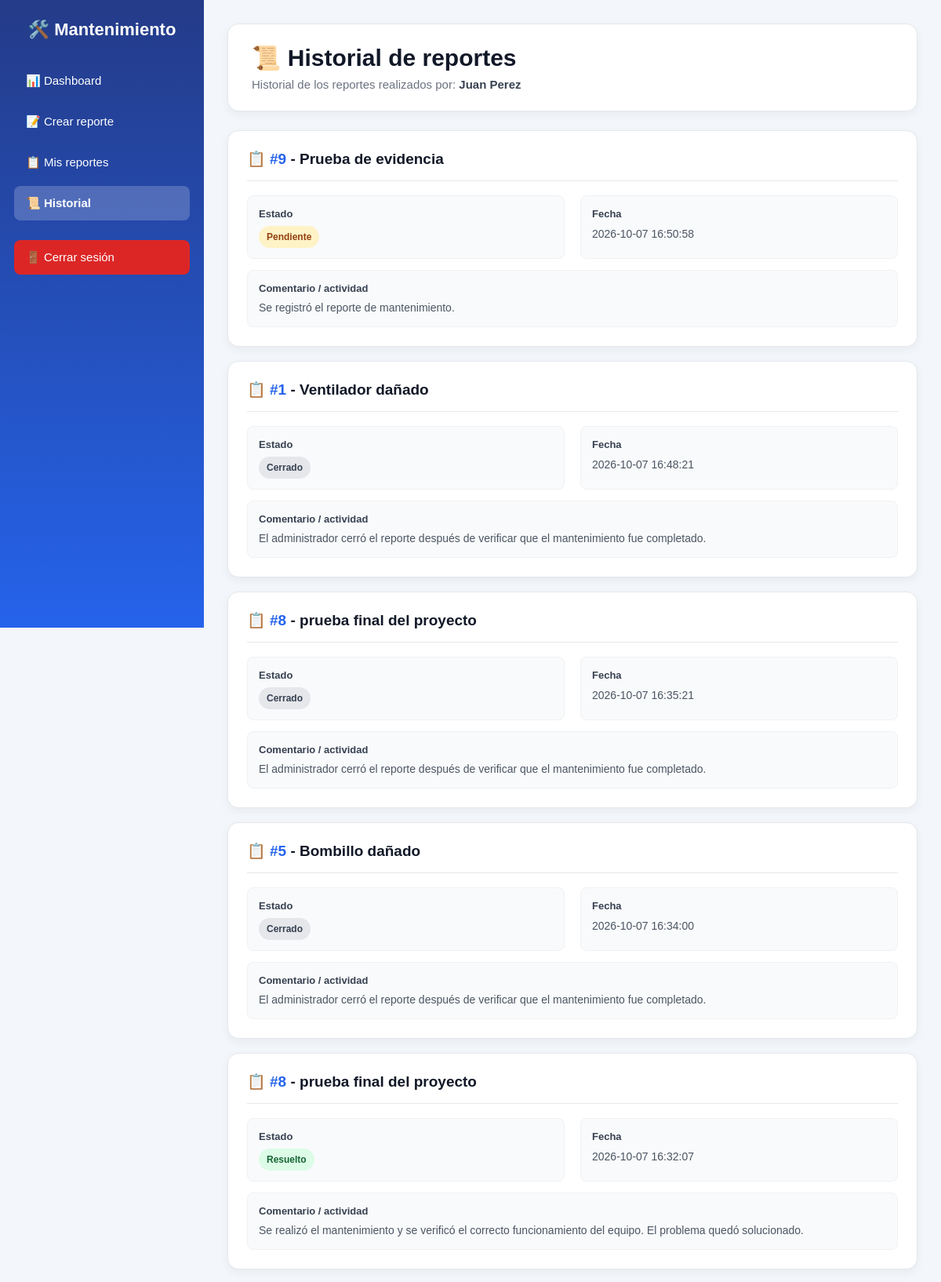
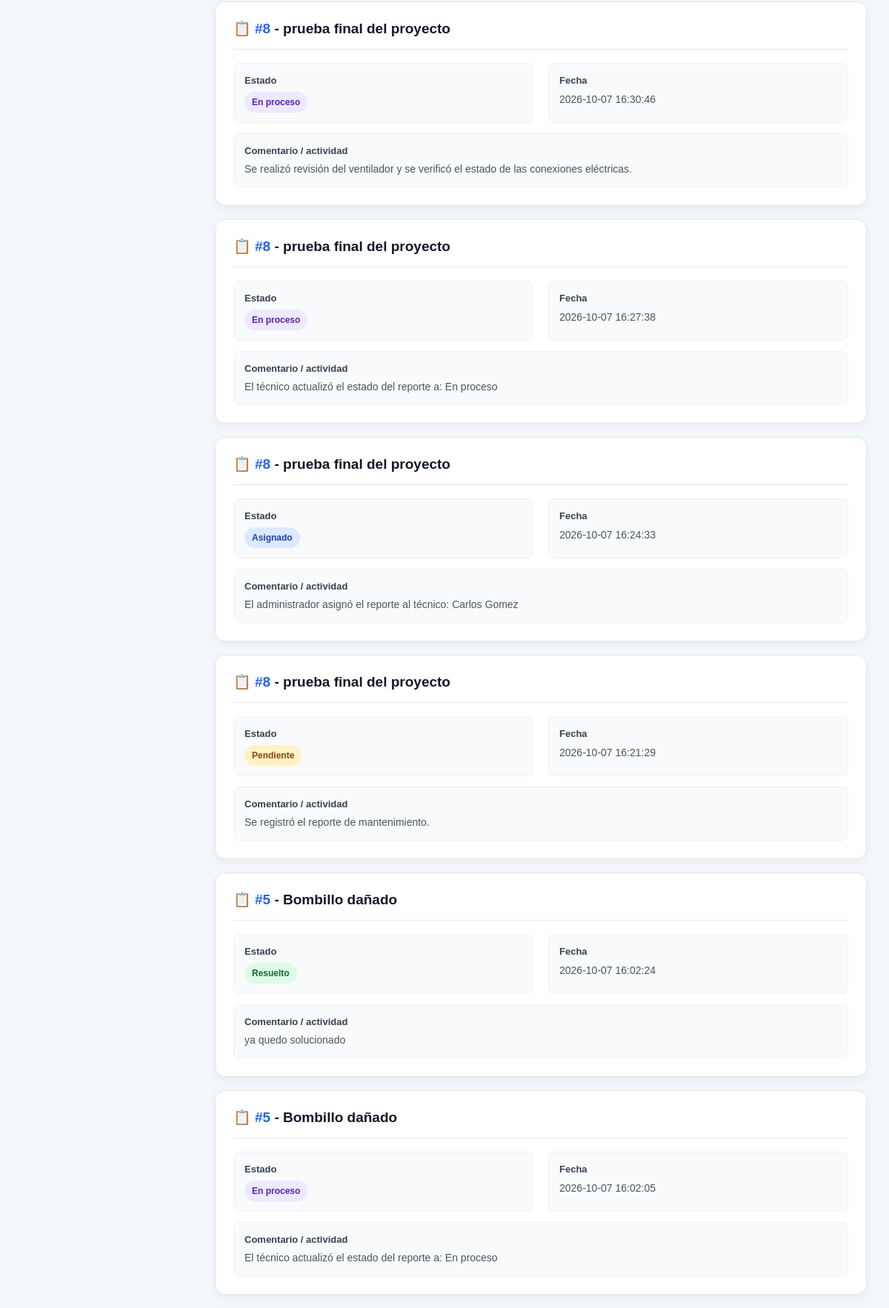
Page /frontend/dashboard/historial.php (signed in, upper part) on the committed database (2 pictures, top to bottom).
### tables this page shows
CREATE TABLE `seguimientos` (
  `id_seguimiento` int NOT NULL AUTO_INCREMENT,
  `id_reporte` int NOT NULL,
  `id_usuario` int NOT NULL,
  `id_estado` int NOT NULL,
  `comentario` text,
  `fecha` datetime NOT NULL DEFAULT CURRENT_TIMESTAMP,
  PRIMARY KEY (`id_seguimiento`),
  KEY `fk_seguimiento_reporte` (`id_reporte`),
  KEY `fk_seguimiento_usuario` (`id_usuario`),
  KEY `fk_seguimiento_estado` (`id_estado`),
  CONSTRAINT `fk_seguimiento_estado` FOREIGN KEY (`id_estado`) REFERENCES `estados` (`id_estado`) ON DELETE RESTRICT ON UPDATE CASCADE,
  CONSTRAINT `fk_seguimiento_reporte` FOREIGN KEY (`id_reporte`) REFERENCES `reportes` (`id_reporte`) ON DELETE CASCADE ON UPDATE CASCADE,
  CONSTRAINT `fk_seguimiento_usuario` FOREIGN KEY (`id_usuario`) REFERENCES `usuarios` (`id_usuario`) ON DELETE RESTRICT ON UPDATE CASCADE
);

CREATE TABLE `reportes` (
  `id_reporte` int NOT NULL AUTO_INCREMENT,
  `titulo` varchar(150) NOT NULL,
  `descripcion` text NOT NULL,
  `fecha_reporte` datetime NOT NULL DEFAULT CURRENT_TIMESTAMP,
  `id_usuario` int NOT NULL,
  `id_categoria` int NOT NULL,
  `id_ubicacion` int NOT NULL,
  `id_prioridad` int NOT NULL,
  `id_estado` int NOT NULL,
  PRIMARY KEY (`id_reporte`),
  KEY `fk_reporte_usuario` (`id_usuario`),
  KEY `fk_reporte_categoria` (`id_categoria`),
  KEY `fk_reporte_ubicacion` (`id_ubicacion`),
  KEY `fk_reporte_prioridad` (`id_prioridad`),
  KEY `fk_reporte_estado` (`id_estado`),
  CONSTRAINT `fk_reporte_categoria` FOREIGN KEY (`id_categoria`) REFERENCES `categorias` (`id_categoria`) ON DELETE RESTRICT ON UPDATE CASCADE,
  CONSTRAINT `fk_reporte_estado` FOREIGN KEY (`id_estado`) REFERENCES `estados` (`id_estado`) ON DELETE RESTRICT ON UPDATE CASCADE,
  CONSTRAINT `fk_reporte_prioridad` FOREIGN KEY (`id_prioridad`) REFERENCES `prioridades` (`id_prioridad`) ON DELETE RESTRICT ON UPDATE CASCADE,
  CONSTRAINT `fk_reporte_ubicacion` FOREIGN KEY (`id_ubicacion`) REFERENCES `ubicaciones` (`id_ubicacion`) ON DELETE RESTRICT ON UPDATE CASCADE,
  CONSTRAINT `fk_reporte_usuario` FOREIGN KEY (`id_usuario`) REFERENCES `usuarios` (`id_usuario`) ON DELETE RESTRICT ON UPDATE CASCADE
);

CREATE TABLE `estados` (
  `id_estado` int NOT NULL AUTO_INCREMENT,
  `nombre` varchar(50) NOT NULL,
  `descripcion` varchar(255) DEFAULT NULL,
  PRIMARY KEY (`id_estado`),
  UNIQUE KEY `nombre` (`nombre`)
);

### frontend/dashboard/historial.php (the view, shortened to what this page needs)
<?php
$database = new Database();
$db = $database->conectar();
$id_usuario = $_SESSION["id_usuario"];
$sql = "
    SELECT
        s.id_seguimiento,
        s.id_reporte,
        s.comentario,
        s.fecha,
        e.nombre AS estado,
        r.titulo
    FROM seguimientos s
    INNER JOIN reportes r
        ON s.id_reporte = r.id_reporte
    INNER JOIN estados e
        ON s.id_estado = e.id_estado
    WHERE r.id_usuario = :id_usuario
    ORDER BY s.fecha DESC
";
$stmt = $db->prepare($sql);
$stmt->bindParam(
    ":id_usuario",
    $id_usuario,
    PDO::PARAM_INT
);
$stmt->execute();
$historial = $stmt->fetchAll(PDO::FETCH_ASSOC);
?>
<!DOCTYPE html>
<html lang="es">
<head>
</head>
<body>
<div class="contenedor">
    <aside class="menu">
        <h2>
            🛠️ Mantenimiento
        </h2>
        <ul>
            <li>
                <a href="reportante.php">
                    📊 Dashboard
                </a>
            </li>
            <li>
                <a href="crear_reporte.php">
                    📝 Crear reporte
                </a>
            </li>
            <li>
                <a href="mis_reportes.php">
                    📋 Mis reportes
                </a>
            </li>
            <li>
                <a
                    href="historial.php"
                    class="activo"
                >
                    📜 Historial
                </a>
            </li>
            <li>
                <a
                    href="../../backend/auth/logout.php"
                    class="cerrar"
                >
                    🚪 Cerrar sesión
                </a>
            </li>
        </ul>
    </aside>
    <main class="contenido">
        <div class="encabezado">
            <h1>
                📜 Historial de reportes
            </h1>
            <p>
                Historial de los reportes realizados por:
                <strong>
                    <?php
                    echo htmlspecialchars(
                        $_SESSION["nombre"]
                        . " "
                        . $_SESSION["apellido"]
                    );
                    ?>
                </strong>
            </p>
        </div>
        <?php if (count($historial) > 0): ?>
            <?php foreach (
                $historial
                as $registro
            ): ?>
                <div class="tarjeta-historial">
                    <div class="registro-header">
                        <h2>
                            📋
                            <span class="numero-reporte">
                                #<?php
                                echo $registro["id_reporte"];
                                ?>
                            </span>
                            -
                            <?php
                            echo htmlspecialchars(
                                $registro["titulo"]
                            );
                            ?>
                        </h2>
                    </div>
                    <div class="informacion">
                        <div class="dato">
                            <strong>
                                Estado
                            </strong>
                            <?php
                            $estado =
                                $registro["estado"];
                            $clase_estado =
                                "estado-pendiente";
                            if (
                                $estado ==
                                "En revision"
                            ) {
                                $clase_estado =
                                    "estado-revision";
                            }
                            elseif (
                                $estado ==
                                "Asignado"
                            ) {
                                $clase_estado =
                                    "estado-asignado";
                            }
                            elseif (
                                $estado ==
                                "En proceso"
                            ) {
                                $clase_estado =
                                    "estado-proceso";
                            }
                            elseif (
                                $estado ==
                                "Resuelto"
                            ) {
                                $clase_estado =
                                    "estado-resuelto";
                            }
                            elseif (
                                $estado ==
                                "Cerrado"
                            ) {
                                $clase_estado =
                                    "estado-cerrado";
                            }
                            elseif (
                                $estado ==
                                "Cancelado"
                            ) {
                                $clase_estado =
                                    "estado-cancelado";
                            }
                            ?>
                            <span
                                class="badge <?php echo $clase_estado; ?>"
                            >
                                <?php
                                echo htmlspecialchars(
                                    $estado
                                );
                                ?>
                            </span>
                        </div>
                        <div class="dato">
                            <strong>
                                Fecha
                            </strong>
                            <?php
                            echo htmlspecialchars(
                                $registro["fecha"]
                            );
                            ?>
                        </div>
                        <div class="dato completo">
                            <strong>
                                Comentario / actividad
                            </strong>
                            <?php
                            echo htmlspecialchars(
                                $registro["comentario"]
                            );
                            ?>
                        </div>
                    </div>
                </div>
            <?php endforeach; ?>
        <?php endif; ?>
    </main>
</div>
</body>
</html>

### frontend/dashboard/historial.php (style rules this page uses)
* { margin: 0; padding: 0; box-sizing: border-box; font-family: Arial, Helvetica, sans-serif; }
body { background: #f3f6fa; color: #1f2937; min-height: 100vh; }
.contenedor { min-height: 100vh; }
.menu { width: 260px; height: 100vh; position: fixed; top: 0; left: 0; background: linear-gradient( 180deg, #243b88 0%, #2563eb 100% ); color: white; padding: 25px 18px; overflow-y: auto; z-index: 1000; }
.menu h2 { text-align: center; margin-bottom: 30px; font-size: 22px; font-weight: 600; }
.menu ul { list-style: none; }
.menu li { margin-bottom: 8px; }
.menu a { display: block; text-decoration: none; color: white; padding: 13px 15px; border-radius: 8px; font-size: 15px; transition: 0.2s; }
.menu a.activo { background: rgba(255, 255, 255, 0.20); font-weight: 600; }
.menu a.cerrar { margin-top: 25px; background: #dc2626; }
.contenido { margin-left: 260px; width: calc(100% - 260px); min-height: 100vh; padding: 30px; background: #f3f6fa; }
.encabezado { background: white; border-radius: 14px; padding: 25px 30px; margin-bottom: 24px; border: 1px solid #e5e7eb; box-shadow: 0 4px 12px rgba(0, 0, 0, 0.05); }
.encabezado h1 { font-size: 30px; color: #111827; margin-bottom: 8px; font-weight: 600; }
.encabezado p { color: #6b7280; font-size: 15px; }
.encabezado strong { color: #374151; }
.tarjeta-historial { background: white; border-radius: 14px; padding: 24px; margin-bottom: 18px; border: 1px solid #e5e7eb; box-shadow: 0 4px 12px rgba(0, 0, 0, 0.05); }
.registro-header { display: flex; justify-content: space-between; align-items: center; gap: 15px; padding-bottom: 16px; margin-bottom: 18px; border-bottom: 1px solid #e5e7eb; }
.registro-header h2 { font-size: 19px; color: #111827; font-weight: 600; }
.numero-reporte { color: #2563eb; }
.informacion { display: grid; grid-template-columns: repeat(2, 1fr); gap: 14px 20px; }
.dato { background: #f9fafb; border: 1px solid #f0f1f3; border-radius: 8px; padding: 13px 14px; color: #4b5563; font-size: 14px; line-height: 1.5; }
.dato.completo { grid-column: 1 / -1; }
.dato strong { display: block; color: #374151; font-size: 13px; margin-bottom: 5px; }
.badge { display: inline-block; padding: 5px 10px; border-radius: 20px; font-size: 12px; font-weight: 600; }
.estado-pendiente { background: #fef3c7; color: #92400e; }
.estado-asignado { background: #dbeafe; color: #1e40af; }
.estado-proceso { background: #ede9fe; color: #5b21b6; }
.estado-resuelto { background: #dcfce7; color: #166534; }
.estado-cerrado { background: #e5e7eb; color: #374151; }

### rows in the picture
seguimientos: id_reporte "9", id_reporte.titulo "Prueba de evidencia", id_estado.nombre "Pendiente", fecha "2026-10-07 16:50:58", comentario "Se registró el reporte de mantenimiento."
seguimientos: id_reporte "1", id_reporte.titulo "Ventilador dañado", id_estado.nombre "Cerrado", fecha "2026-10-07 16:48:21", comentario "El administrador cerró el reporte después de verificar que el mantenimiento fue completado."
seguimientos: id_reporte "8", id_reporte.titulo "prueba final del proyecto", id_estado.nombre "Cerrado", fecha "2026-10-07 16:35:21", comentario "El administrador cerró el reporte después de verificar que el mantenimiento fue completado."
seguimientos: id_reporte "5", id_reporte.titulo "Bombillo dañado", id_estado.nombre "Cerrado", fecha "2026-10-07 16:34:00", comentario "El administrador cerró el reporte después de verificar que el mantenimiento fue completado."
seguimientos: id_reporte "8", id_reporte.titulo "prueba final del proyecto", id_estado.nombre "Resuelto", fecha "2026-10-07 16:32:07", comentario "Se realizó el mantenimiento y se verificó el correcto funcionamiento del equipo. El problema quedó solucionado."
seguimientos: id_reporte "8", id_reporte.titulo "prueba final del proyecto", id_estado.nombre "En proceso", fecha "2026-10-07 16:30:46", comentario "Se realizó revisión del ventilador y se verificó el estado de las conexiones eléctricas."
seguimientos: id_reporte "8", id_reporte.titulo "prueba final del proyecto", id_estado.nombre "En proceso", fecha "2026-10-07 16:27:38", comentario "El técnico actualizó el estado del reporte a: En proceso"
seguimientos: id_reporte "8", id_reporte.titulo "prueba final del proyecto", id_estado.nombre "Asignado", fecha "2026-10-07 16:24:33", comentario "El administrador asignó el reporte al técnico: Carlos Gomez"
seguimientos: id_reporte "8", id_reporte.titulo "prueba final del proyecto", id_estado.nombre "Pendiente", fecha "2026-10-07 16:21:29", comentario "Se registró el reporte de mantenimiento."
seguimientos: id_reporte "5", id_reporte.titulo "Bombillo dañado", id_estado.nombre "Resuelto", fecha "2026-10-07 16:02:24", comentario "ya quedo solucionado"
seguimientos: id_reporte "5", id_reporte.titulo "Bombillo dañado", id_estado.nombre "En proceso", fecha "2026-10-07 16:02:05", comentario "El técnico actualizó el estado del reporte a: En proceso"
